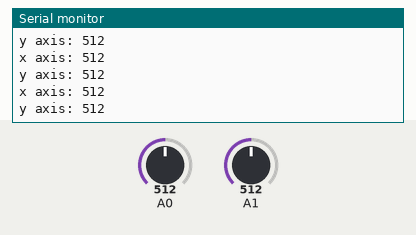
A sketch run on a simulated Arduino Uno, built with avr-gcc and run on an emulated ATmega328P. Shown: the last lines printed to the serial monitor. The inputs (shaded band) are chosen by the test bench; at power-on: A0 = 512, A1 = 512.

Above: at 1.3 s.
1.4 s: A0 set to 716
At 1.81 s:
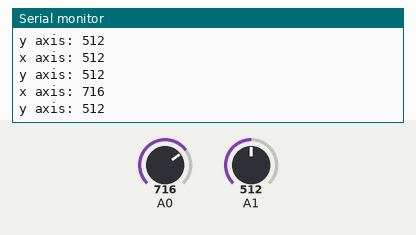
2.9 s: A1 set to 716
At 3.32 s:
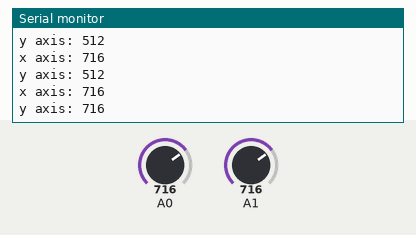
4.4 s: A0 set to 900
At 4.82 s:
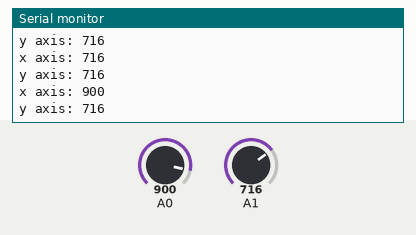
5.9 s: A1 set to 900
At 6.32 s:
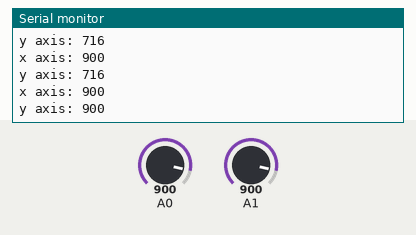
Timing chart, 0 to 8.4 s (numbered marks = the images above; inputs shaded):
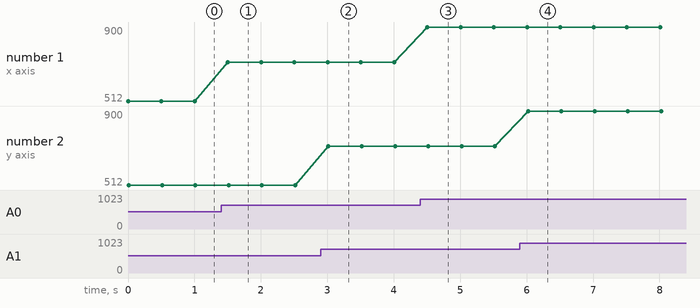

Measured:
- after the input at 1.4 s, the serial monitor: prints a new line after 0.10 s (image 1)
- after the input at 2.9 s, the serial monitor: prints a new line after 0.12 s (image 2)
- after the input at 4.4 s, the serial monitor: prints a new line after 0.11 s (image 3)
- after the input at 5.9 s, the serial monitor: prints a new line after 0.12 s (image 4)
- plotted number 1: 512 → 716 after the input at 1.4 s, 716 → 900 after the input at 4.4 s

The sketch:

joystick.ino
```cpp
int x=0,y=0;
void setup(){
  Serial.begin(9600);

}
void loop(){
  x=analogRead(A0);
  y=analogRead(A1);

  Serial.print("x axis: ");
  Serial.println(x);
  Serial.print("y axis: ");
  Serial.println(y);
  delay(500);
}
```
